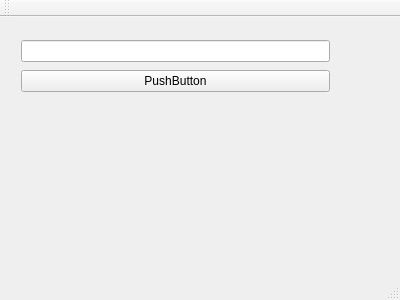
<?xml version="1.0" encoding="UTF-8"?>
<ui version="4.0">
 <class>MainWindow</class>
 <widget class="QMainWindow" name="MainWindow">
  <property name="geometry">
   <rect>
    <x>0</x>
    <y>0</y>
    <width>400</width>
    <height>300</height>
   </rect>
  </property>
  <property name="windowTitle">
   <string>MainWindow</string>
  </property>
  <widget class="QWidget" name="centralWidget">
   <widget class="QWidget" name="verticalLayoutWidget">
    <property name="geometry">
     <rect>
      <x>10</x>
      <y>10</y>
      <width>331</width>
      <height>80</height>
     </rect>
    </property>
    <layout class="QVBoxLayout" name="verticalLayout">
     <item>
      <widget class="QLineEdit" name="lineEdit"/>
     </item>
     <item>
      <widget class="QPushButton" name="pushButton">
       <property name="text">
        <string>PushButton</string>
       </property>
      </widget>
     </item>
    </layout>
   </widget>
  </widget>
  <widget class="QMenuBar" name="menuBar">
   <property name="geometry">
    <rect>
     <x>0</x>
     <y>0</y>
     <width>400</width>
     <height>26</height>
    </rect>
   </property>
  </widget>
  <widget class="QToolBar" name="mainToolBar">
   <attribute name="toolBarArea">
    <enum>TopToolBarArea</enum>
   </attribute>
   <attribute name="toolBarBreak">
    <bool>false</bool>
   </attribute>
  </widget>
  <widget class="QStatusBar" name="statusBar"/>
 </widget>
 <layoutdefault spacing="6" margin="11"/>
 <resources/>
 <connections/>
</ui>
